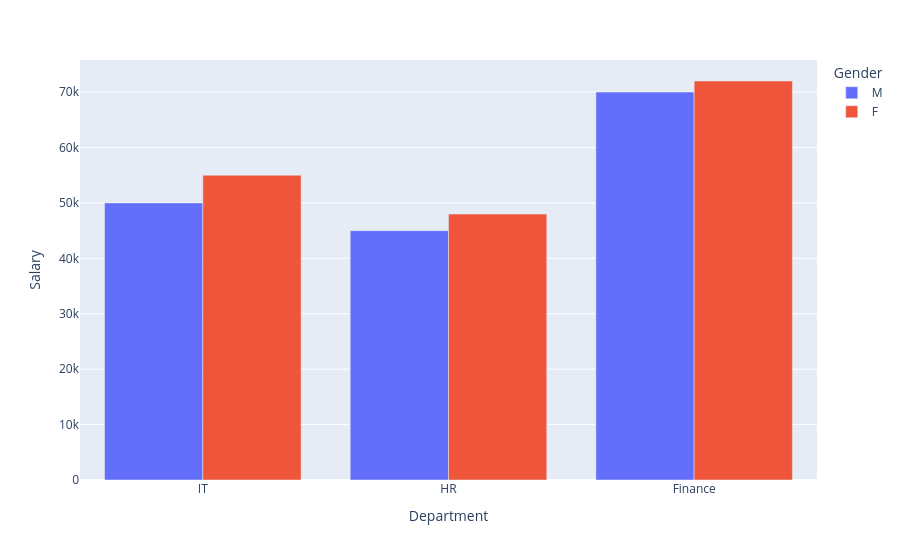

Source (notebook cell):
### Code cell
fig = px.bar(df,
            x='Department',
            y='Salary',
            barmode='group',
            color='Gender')
fig.show()

### Figure 1 — Plotly figure (JSON) as saved in the notebook; plotly's stock layout.template omitted (floating-point values rounded to 4 significant figures)
{"data": [{"alignmentgroup": "True", "hovertemplate": "Gender=M<br>Department=%{x}<br>Salary=%{y}<extra></extra>", "legendgroup": "M", "marker": {"color": "#636efa", "pattern": {"shape": ""}}, "name": "M", "offsetgroup": "M", "orientation": "v", "showlegend": true, "textposition": "auto", "type": "bar", "x": ["IT", "HR", "Finance"], "xaxis": "x", "y": [50000, 45000, 70000], "yaxis": "y"}, {"alignmentgroup": "True", "hovertemplate": "Gender=F<br>Department=%{x}<br>Salary=%{y}<extra></extra>", "legendgroup": "F", "marker": {"color": "#EF553B", "pattern": {"shape": ""}}, "name": "F", "offsetgroup": "F", "orientation": "v", "showlegend": true, "textposition": "auto", "type": "bar", "x": ["IT", "HR", "Finance"], "xaxis": "x", "y": [55000, 48000, 72000], "yaxis": "y"}], "layout": {"barmode": "group", "legend": {"title": {"text": "Gender"}, "tracegroupgap": 0}, "margin": {"t": 60}, "xaxis": {"anchor": "y", "domain": [0, 1], "title": {"text": "Department"}}, "yaxis": {"anchor": "x", "domain": [0, 1], "title": {"text": "Salary"}}}}
